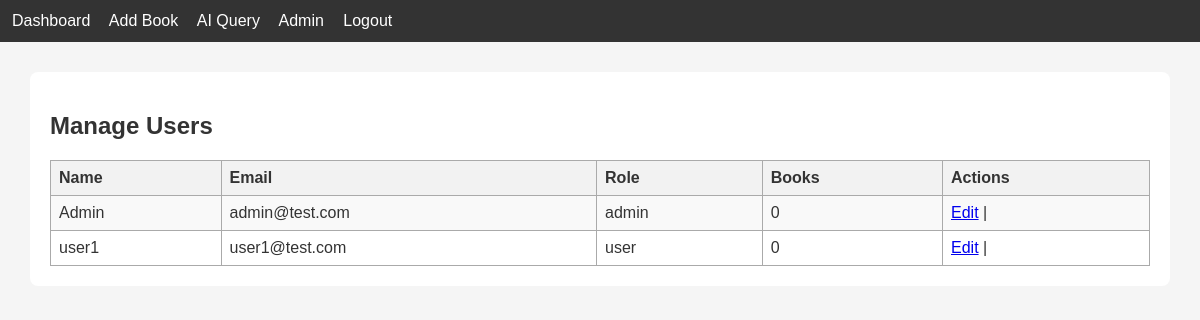
Before: /admin/users (signed in) with the older database file.
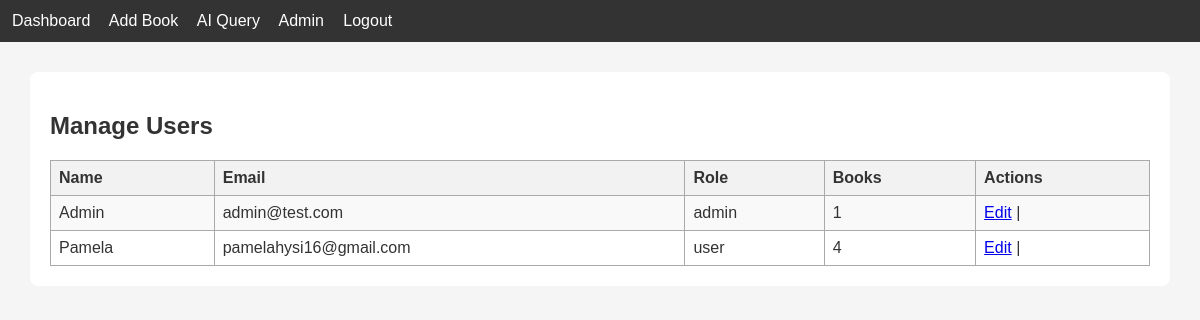
After: the same page with the newer database file.
### tables this page shows
CREATE TABLE users (
    id INTEGER PRIMARY KEY AUTOINCREMENT,
    name TEXT,
    email TEXT UNIQUE,
    password TEXT,
    role TEXT
);

### app.py (the view)
@app.route("/admin/users")
def admin_users():
    if session.get("role") != "admin":
        return "Access denied"
    db = get_db()
    users = db.execute("""
        SELECT users.*,
        (SELECT COUNT(*) FROM books WHERE books.user_id = users.id) AS book_count
        FROM users
    """).fetchall()
    return render_template("admin_users.html", users=users)

### app.py (called while the page is built)
def get_db():
    conn = sqlite3.connect("database.db")
    conn.row_factory = sqlite3.Row
    return conn

### templates/admin_users.html (shortened to what this page needs)
{% extends "base.html" %}
{% block content %}
<h2>Manage Users</h2>
<table>
    <tr>
        <th>Name</th>
        <th>Email</th>
        <th>Role</th>
        <th>Books</th>
        <th>Actions</th>
    </tr>
    {% for u in users %}
    <tr>
        <td>{{ u.name }}</td>
        <td>{{ u.email }}</td>
        <td>{{ u.role }}</td>
        <td>{{ u.book_count }}</td>
        <td>
            <a href="/admin_edit_user/{{ u.id }}">Edit</a> |
        </td>
    </tr>
    {% endfor %}
</table>
{% endblock %}

Changed rows visible on the page:
removed users: name "user1", email "user1@test.com", role "user", book_count "0"
changed users "Admin": book_count "0" → "1"
added users: name "Pamela", email "pamelahysi16@gmail.com", role "user", book_count "4"
